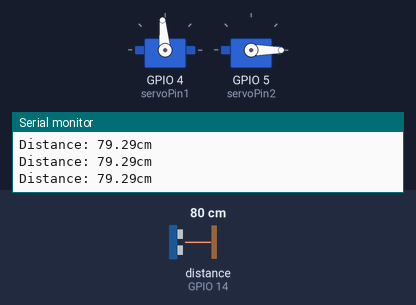
The sketch below on a simulated ESP32. Shown: 2 × servo, the last lines printed to the serial monitor. Wiring (inferred from the names in the program): ultrasonic range finder: trigger GPIO 13; echo GPIO 14. Inputs (shaded band) come from the test bench; at power-on: distance to the obstacle (sensor on GPIO 14) 80 cm. The echo pulse lasts 58.3 µs per cm.

Above: at 1.3 s.
1.4 s: distance to the obstacle (sensor on GPIO 14) set to 2 cm
At 2.11 s:
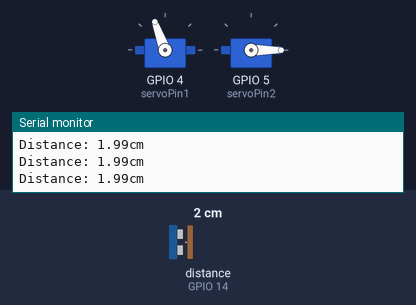
4.4 s: distance to the obstacle (sensor on GPIO 14) set to 120 cm
At 4.65 s:
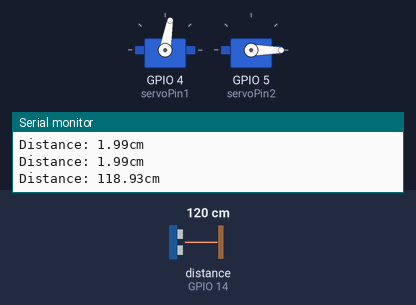
Timing chart, 0 to 13.4 s (numbered marks = the images above; inputs shaded):
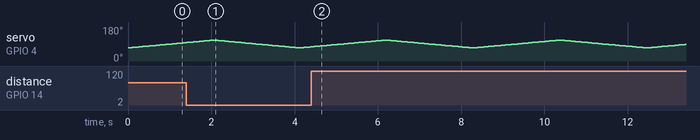

The sketch:

ball_launcher.ino
```cpp
#include <ESP32Servo.h>

#define trigPin 13 // define TrigPin
#define echoPin 14 // define EchoPin.
#define MAX_DISTANCE 700 // Maximum sensor distance is rated at 400-500cm.

Servo myservo1;  // create servo object to control a servo
Servo myservo2;

int posVal = 0;    // variable to store the servo position
int newVal = 0;
int servoPin1 = 4; // Servo motor pin
int servoPin2 = 5;

float timeOut = MAX_DISTANCE * 60;
int soundVelocity = 340; // define sound speed=340m/s

float distance;

void setup() {
  myservo1.setPeriodHertz(50);           // standard 50 hz servo
  myservo2.setPeriodHertz(50);
  myservo1.attach(servoPin1, 500, 2500);  // attaches the servo on servoPin1 to the servo object
  myservo2.attach(servoPin2, 500, 2500);
  pinMode(trigPin,OUTPUT);// set trigPin to output mode
  pinMode(echoPin,INPUT); // set echoPin to input mode
  Serial.begin(115200);   // Open serial monitor at 115200 baud to see ping results.
  myservo1.write(70);
  myservo2.write(0);
}

void loop() {
  for (posVal = 70; posVal <= 110; posVal += 1) { // goes from 0 degrees to 180 degrees
    // in steps of 1 degree
    myservo1.write(posVal);// tell servo to go to position in variable 'pos'
    myservo2.write(0);
    //myservo2.write(posVal);
    if (posVal % 10 == 0) {
      distance = getSonar();
      Serial.printf("Distance: ");
      Serial.print(distance); // Send ping, get distance in cm and print result
      Serial.println("cm");
      if (distance < 46 && distance > 45) {
        delay(5000);
        myservo2.write(110);
        delay(1000);
        myservo2.write(0);
        delay(5000);
      }
    }
    delay(50);                   // waits 15ms for the servo to reach the position
  }
  for (posVal = 110; posVal >= 70; posVal -= 1) { // goes from 180 degrees to 0 degrees
    myservo1.write(posVal);       // tell servo to go to position in variable 'pos'
    myservo2.write(0);
    if (posVal % 10 == 0) {
      distance = getSonar();
      Serial.printf("Distance: ");
      Serial.print(distance); // Send ping, get distance in cm and print result
      Serial.println("cm");
      if (distance < 46 && distance > 45) {
        delay(5000);
        myservo2.write(110);
        delay(1000);
        myservo2.write(0);
        delay(5000);
      }
    }
    delay(50);                   // waits 15ms for the servo to reach the position
  }
}

float getSonar() {
  unsigned long pingTime;
  float distance;
  // make trigPin output high level lasting for 10Î¼s to triger HC_SR04
  digitalWrite(trigPin, HIGH);
  delayMicroseconds(10);
  digitalWrite(trigPin, LOW);
  // Wait HC-SR04 returning to the high level and measure out this waitting time
  pingTime = pulseIn(echoPin, HIGH, timeOut);
  // calculate the distance according to the time
  distance = (float)pingTime * soundVelocity / 2 / 10000;
  return distance; // return the distance value
}
```
